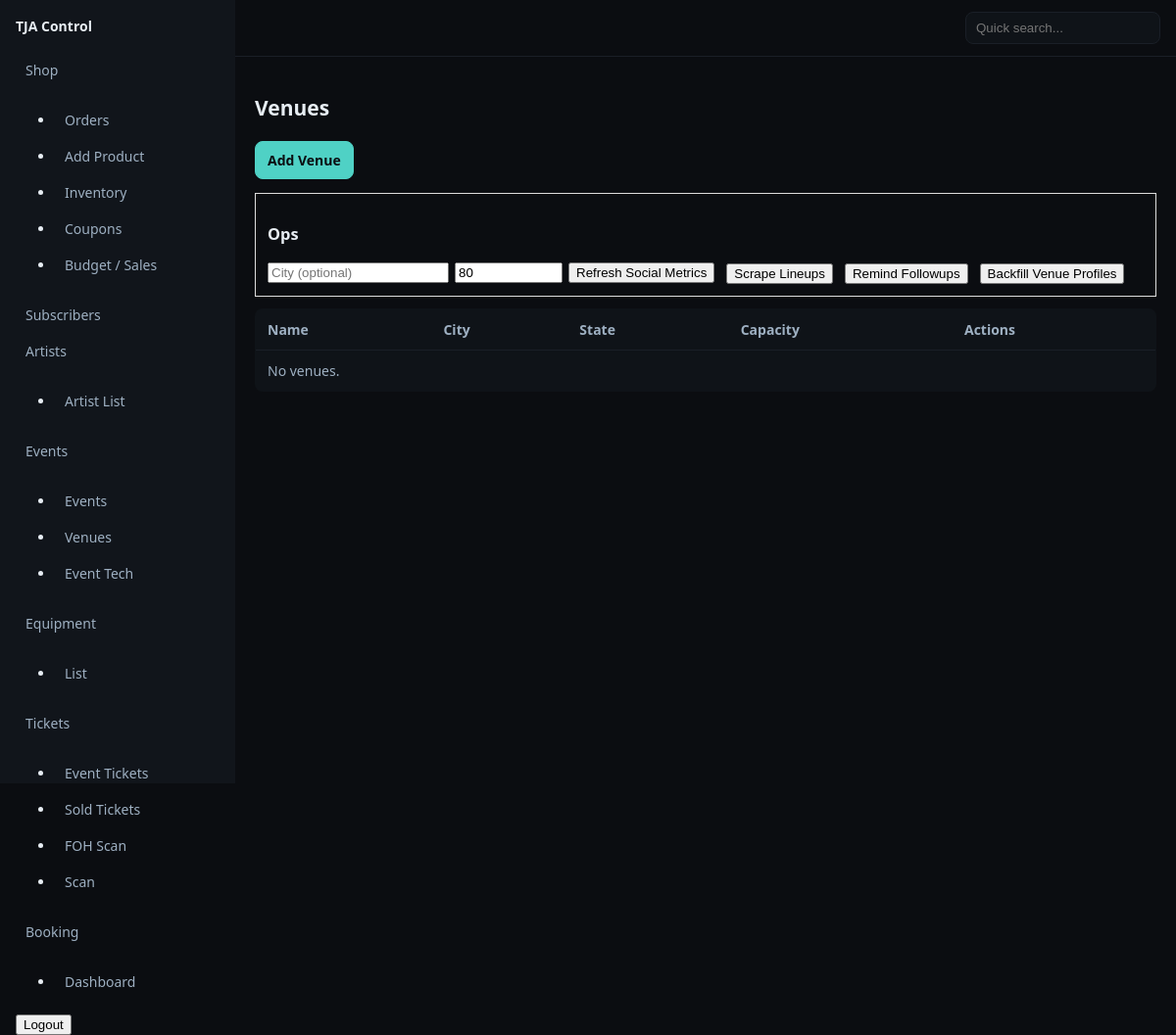
The app's page /control/events/venues/ (signed in), older data.
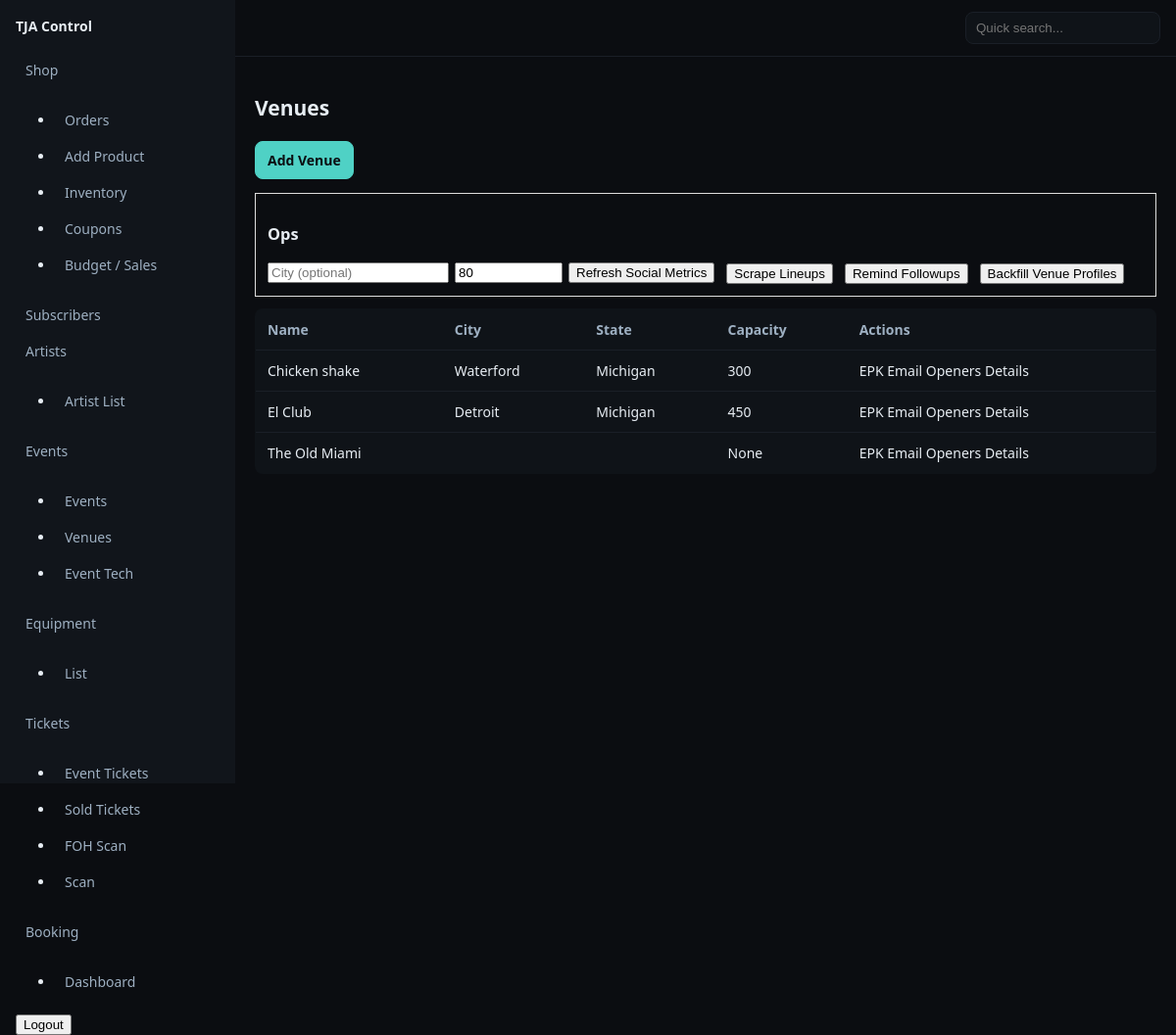
The same page, newer data.
### events/models.py (models this page shows, shortened)
class Venue(models.Model):
    name = models.CharField(max_length=200)
    address = models.CharField(max_length=200, blank=True)
    city = models.CharField(max_length=60, blank=True)
    state = models.CharField(max_length=30, blank=True)
    country = models.CharField(max_length=60, blank=True)
    capacity = models.PositiveIntegerField(null=True, blank=True)
    owner_name = models.CharField(max_length=120, blank=True)
    owner_email = models.EmailField(blank=True)
    entertainment_manager = models.CharField(max_length=120, blank=True)
    entertainment_email = models.EmailField(blank=True)
    hours = models.CharField(max_length=200, blank=True)

### events/views.py (the view)
# urls.py: path("venues/", views.venues_list, name="venues"),
@login_required
def venues_list(request):
    qs = Venue.objects.order_by("name")
    return render(request, "events/venues_list.html", {"venues": qs})

### templates/events/venues_list.html (shortened to what this page needs)
{% extends 'controlpanel/dashboard.html' %}
{% block content %}
<h1>Venues</h1>
<p><a class="btn primary" href="{% url 'control:events:venue_add' %}">Add Venue</a></p>
{% if request.user.is_staff %}
  <section style="padding:12px; border:1px solid #ddd; margin-bottom:12px">
    <h3>Ops</h3>
    <div style="display:flex; gap:12px; flex-wrap:wrap; align-items:center">
      <form action="{% url 'control:bookingstack:ops_refresh_metrics' %}" method="post" style="display:flex; gap:6px; align-items:center">
        <input type="text" name="city" placeholder="City (optional)" />
        <input type="number" name="radius" placeholder="Radius km" min="10" step="10" value="80" style="width:110px" />
        <button type="submit">Refresh Social Metrics</button>
      </form>
      <form action="{% url 'control:bookingstack:ops_scrape_lineups' %}" method="post">
        <button type="submit">Scrape Lineups</button>
      </form>
      <form action="{% url 'control:bookingstack:ops_remind_followups' %}" method="post">
        <button type="submit">Remind Followups</button>
      </form>
      <form action="{% url 'control:bookingstack:ops_backfill_profiles' %}" method="post" onsubmit="return confirm('Run backfill? Usually only needed after imports.')">
        <button type="submit">Backfill Venue Profiles</button>
      </form>
    </div>
  </section>
{% endif %}
<table class="table">
    <thead>
        <tr>
            <th>Name</th>
            <th>City</th>
            <th>State</th>
            <th>Capacity</th>
            <th>Actions</th>
        </tr>
    </thead>
    <tbody>
        {% for v in venues %}
            <tr>
                <td>{{ v.name }}</td>
                <td>{{ v.city }}</td>
                <td>{{ v.state }}</td>
                <td>{{ v.capacity }}</td>
                <td>
                    <a href="{% url 'control:bookingstack:public_epk' v.id %}">EPK</a>
                    <a href="{% url 'control:bookingstack:compose_pitch' v.id %}">Email</a>
                    <a href="{% url 'control:bookingstack:venue_openers' v.id %}">Openers</a>
                    <a href="{% url 'control:bookingstack:venue_detail' v.id %}">Details</a>
                </td>
            </tr>
        {% empty %}
            <tr>
                <td colspan="4" class="muted">No venues.</td>
            </tr>
        {% endfor %}
    </tbody>
</table>
{% endblock %}

### templates/controlpanel/dashboard.html (shortened to what this page needs)
<!doctype html>
<html>
  <head>
    {% load static %}
	<link rel="stylesheet" href="{% static 'css/control.css' %}">
  </head>
  <body>
    <div class="cp-shell">
		<aside class="cp-sidebar">
			<div class="cp-brand"><a href="{% url 'control:home' %}">TJA Control</a></div>
			<nav class="cp-nav">
				{% if request.user.is_superuser %}
					<a href="#">Shop</a>
					<ul>
						<li><a href="{% url 'control:shop:orders_list' %}">Orders</a></li>
						<li><a href="{% url 'control:shop:product_add' %}">Add Product</a></li>
						<li><a href="{% url 'control:shop:inventory' %}">Inventory</a></li>
						<li><a href="{% url 'control:shop:coupons' %}">Coupons</a></li>
						<li><a href="{% url 'control:shop:budget' %}">Budget / Sales</a></li>
					</ul>
					<a href="{% url 'control:subscribers:list' %}">Subscribers</a>
					<a href="#">Artists</a>
					<ul>
						<li><a href="{% url 'control:pages:artist_list' %}">Artist List</a></li>
					</ul>
				{% endif %}
				<a href="#">Events</a>
				<ul>
					<li><a href="{% url 'control:events:list' %}">Events</a></li>
					<li><a href="{% url 'control:events:venues' %}">Venues</a></li>
					<li><a href="{% url 'control:events:tech_list' %}">Event Tech</a></li>
				</ul>
				<a href="#">Equipment</a>
				<ul>
					<li><a href="{% url 'control:equipment:list' %}">List</a></li>
				</ul>
				<a href="#">Tickets</a>
				<ul>
					{% if request.user.is_superuser %}<li><a href="{% url 'control:tickets:list' %}">Event Tickets</a></li>{% endif %}
					{% if request.user.is_superuser %}<li><a href="{% url 'control:tickets:sales' %}">Sold Tickets</a></li>{% endif %}
					<li><a href="{% url 'control:tickets:scan_foh' %}">FOH Scan</a></li>
					{% if request.user.is_superuser %}<li><a href="{% url 'control:tickets:scan' %}">Scan</a></li>{% endif %}
				</ul>
				<a href="#">Booking</a>
				<ul>
					<li><a href="{% url 'control:bookingstack:dashboard' %}">Dashboard</a></li>
				</ul>
				<form action="{% url 'control:accounts:logout' %}" method="post" style="display:inline">
					<button type="submit">Logout</button>
				</form>
			</nav>
		</aside>
      <main class="cp-main">
			<header class="cp-topbar" style="align-items: center;justify-content: space-between;">
				<form method="get" action="" class="cp-quicksearch">
					<input type="search" name="q" placeholder="Quick search...">
				</form>
			</header>
			<section class="cp-content">
				{% block content %}{% endblock %}
			</section>
      </main>
    </div>
  </body>
</html>

### static/css/control.css (style rules this page uses)
:root { --bg:#0b0d11; --panel:#11151b; --ink:#e7edf3; --muted:#9eb0c2; --accent:#4fd1c5; }
* { box-sizing:border-box }
html,body { height:100% }
body { margin:0;background:var(--bg);color:var(--ink);font:14px/1.5 system-ui,-apple-system,Segoe UI,Roboto }
a { color:var(--ink);text-decoration:none }
.cp-shell { display:grid;grid-template-columns:240px 1fr;min-height:100vh }
.cp-sidebar { background:var(--panel);padding:16px;position:sticky;top:0;height:100vh }
.cp-brand { font-weight:700;margin-bottom:16px }
.cp-nav a { display:block;padding:8px 10px;border-radius:8px;color:var(--muted) }
.cp-main { display:flex;flex-direction:column }
.cp-topbar { display:flex;justify-content:flex-end;padding:12px 16px;border-bottom:1px solid #1a1f27 }
.cp-quicksearch input { background:#0f1318;border:1px solid #1a1f27;color:var(--ink);padding:8px 10px;border-radius:8px }
.cp-content { padding:20px }
.table { width:100%;border-collapse:collapse;background:#0f1318;border:1px solid #1a1f27;border-radius:8px;overflow:hidden }
.table th,.table td { padding:10px 12px;border-bottom:1px solid #1a1f27 }
.table th { text-align:left;color:var(--muted);font-weight:600 }
.btn { display:inline-block;padding:8px 12px;border:1px solid #1a1f27;background:#11151b;color:var(--ink);border-radius:8px }
.btn.primary { background:var(--accent);border-color:var(--accent);color:#0b0d11;font-weight:700 }

Row changes from the older to the newer data that the page shows:
added Venue: name "Chicken shake", city "Waterford", state "Michigan", capacity "300"
added Venue: name "El Club", city "Detroit", state "Michigan", capacity "450"
added Venue: name "The Old Miami", capacity "None"
Text that changed along with them:
text no longer shown: "No venues."
